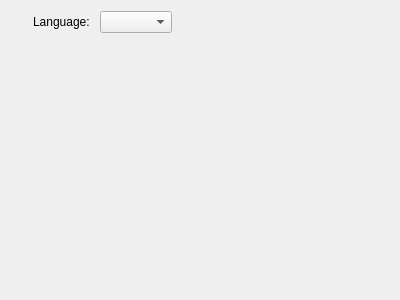
<?xml version="1.0" encoding="UTF-8"?>
<ui version="4.0">
 <class>SettingDlg</class>
 <widget class="QDialog" name="SettingDlg">
  <property name="geometry">
   <rect>
    <x>0</x>
    <y>0</y>
    <width>400</width>
    <height>300</height>
   </rect>
  </property>
  <property name="windowTitle">
   <string>Setting</string>
  </property>
  <layout class="QGridLayout" name="gridLayout">
   <item row="0" column="0">
    <layout class="QHBoxLayout" name="horizontalLayout_2">
     <item>
      <layout class="QHBoxLayout" name="horizontalLayout">
       <item>
        <widget class="QLabel" name="label_LangIcon">
         <property name="minimumSize">
          <size>
           <width>16</width>
           <height>16</height>
          </size>
         </property>
         <property name="text">
          <string/>
         </property>
        </widget>
       </item>
       <item>
        <widget class="QLabel" name="label">
         <property name="text">
          <string>Language: </string>
         </property>
        </widget>
       </item>
      </layout>
     </item>
     <item>
      <widget class="QComboBox" name="comboBox_Lang"/>
     </item>
    </layout>
   </item>
   <item row="0" column="1">
    <spacer name="horizontalSpacer">
     <property name="orientation">
      <enum>Qt::Horizontal</enum>
     </property>
     <property name="sizeHint" stdset="0">
      <size>
       <width>206</width>
       <height>20</height>
      </size>
     </property>
    </spacer>
   </item>
   <item row="1" column="0">
    <spacer name="verticalSpacer">
     <property name="orientation">
      <enum>Qt::Vertical</enum>
     </property>
     <property name="sizeHint" stdset="0">
      <size>
       <width>20</width>
       <height>245</height>
      </size>
     </property>
    </spacer>
   </item>
  </layout>
 </widget>
 <resources/>
 <connections/>
</ui>
